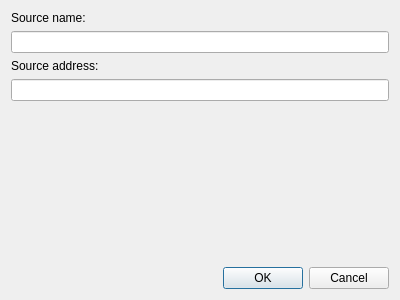
<?xml version="1.0" encoding="UTF-8"?>
<ui version="4.0">
 <class>AddSourceDialog</class>
 <widget class="QDialog" name="AddSourceDialog">
  <property name="geometry">
   <rect>
    <x>0</x>
    <y>0</y>
    <width>400</width>
    <height>300</height>
   </rect>
  </property>
  <property name="windowTitle">
   <string>Add source</string>
  </property>
  <layout class="QVBoxLayout" name="verticalLayout">
   <item>
    <widget class="QLabel" name="sourceNameLabel">
     <property name="text">
      <string>Source name:</string>
     </property>
    </widget>
   </item>
   <item>
    <widget class="QLineEdit" name="sourceNameEdit"/>
   </item>
   <item>
    <widget class="QLabel" name="sourceAddressLabel">
     <property name="text">
      <string>Source address:</string>
     </property>
    </widget>
   </item>
   <item>
    <widget class="QLineEdit" name="sourceAddressEdit"/>
   </item>
   <item>
    <spacer name="dialogSpacer">
     <property name="orientation">
      <enum>Qt::Vertical</enum>
     </property>
     <property name="sizeHint" stdset="0">
      <size>
       <width>20</width>
       <height>40</height>
      </size>
     </property>
    </spacer>
   </item>
   <item>
    <widget class="QDialogButtonBox" name="buttonBox">
     <property name="orientation">
      <enum>Qt::Horizontal</enum>
     </property>
     <property name="standardButtons">
      <set>QDialogButtonBox::Cancel|QDialogButtonBox::Ok</set>
     </property>
    </widget>
   </item>
  </layout>
 </widget>
 <resources/>
 <connections>
  <connection>
   <sender>buttonBox</sender>
   <signal>accepted()</signal>
   <receiver>AddSourceDialog</receiver>
   <slot>accept()</slot>
   <hints>
    <hint type="sourcelabel">
     <x>248</x>
     <y>254</y>
    </hint>
    <hint type="destinationlabel">
     <x>157</x>
     <y>274</y>
    </hint>
   </hints>
  </connection>
  <connection>
   <sender>buttonBox</sender>
   <signal>rejected()</signal>
   <receiver>AddSourceDialog</receiver>
   <slot>reject()</slot>
   <hints>
    <hint type="sourcelabel">
     <x>316</x>
     <y>260</y>
    </hint>
    <hint type="destinationlabel">
     <x>286</x>
     <y>274</y>
    </hint>
   </hints>
  </connection>
 </connections>
</ui>
